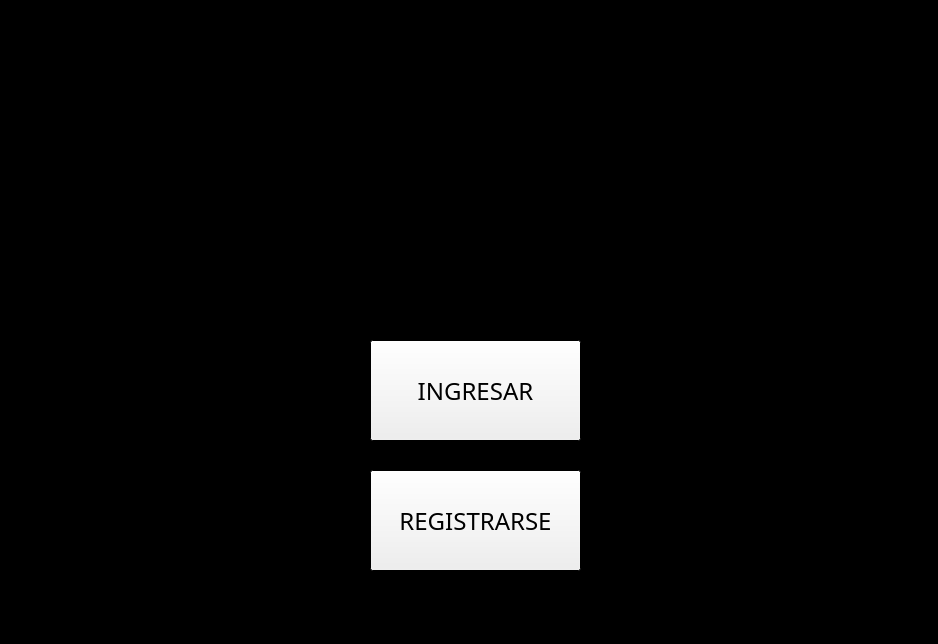
<?xml version="1.0" encoding="UTF-8"?>
<ui version="4.0">
 <class>inicio</class>
 <widget class="QWidget" name="inicio">
  <property name="geometry">
   <rect>
    <x>0</x>
    <y>0</y>
    <width>938</width>
    <height>644</height>
   </rect>
  </property>
  <property name="palette">
   <palette>
    <active>
     <colorrole role="WindowText">
      <brush brushstyle="SolidPattern">
       <color alpha="255">
        <red>0</red>
        <green>0</green>
        <blue>0</blue>
       </color>
      </brush>
     </colorrole>
     <colorrole role="Base">
      <brush brushstyle="SolidPattern">
       <color alpha="255">
        <red>51</red>
        <green>51</green>
        <blue>51</blue>
       </color>
      </brush>
     </colorrole>
     <colorrole role="Window">
      <brush brushstyle="SolidPattern">
       <color alpha="255">
        <red>0</red>
        <green>0</green>
        <blue>0</blue>
       </color>
      </brush>
     </colorrole>
    </active>
    <inactive>
     <colorrole role="WindowText">
      <brush brushstyle="SolidPattern">
       <color alpha="255">
        <red>0</red>
        <green>0</green>
        <blue>0</blue>
       </color>
      </brush>
     </colorrole>
     <colorrole role="Base">
      <brush brushstyle="SolidPattern">
       <color alpha="255">
        <red>51</red>
        <green>51</green>
        <blue>51</blue>
       </color>
      </brush>
     </colorrole>
     <colorrole role="Window">
      <brush brushstyle="SolidPattern">
       <color alpha="255">
        <red>0</red>
        <green>0</green>
        <blue>0</blue>
       </color>
      </brush>
     </colorrole>
    </inactive>
    <disabled>
     <colorrole role="WindowText">
      <brush brushstyle="SolidPattern">
       <color alpha="127">
        <red>255</red>
        <green>255</green>
        <blue>255</blue>
       </color>
      </brush>
     </colorrole>
     <colorrole role="Base">
      <brush brushstyle="SolidPattern">
       <color alpha="255">
        <red>0</red>
        <green>0</green>
        <blue>0</blue>
       </color>
      </brush>
     </colorrole>
     <colorrole role="Window">
      <brush brushstyle="SolidPattern">
       <color alpha="255">
        <red>0</red>
        <green>0</green>
        <blue>0</blue>
       </color>
      </brush>
     </colorrole>
    </disabled>
   </palette>
  </property>
  <property name="windowTitle">
   <string>Form</string>
  </property>
  <widget class="QPushButton" name="registrarse">
   <property name="geometry">
    <rect>
     <x>370</x>
     <y>470</y>
     <width>211</width>
     <height>101</height>
    </rect>
   </property>
   <property name="font">
    <font>
     <family>Playbill</family>
     <pointsize>18</pointsize>
    </font>
   </property>
   <property name="text">
    <string>REGISTRARSE</string>
   </property>
  </widget>
  <widget class="QPushButton" name="registrarse_2">
   <property name="geometry">
    <rect>
     <x>370</x>
     <y>340</y>
     <width>211</width>
     <height>101</height>
    </rect>
   </property>
   <property name="font">
    <font>
     <family>Playbill</family>
     <pointsize>18</pointsize>
    </font>
   </property>
   <property name="text">
    <string>INGRESAR</string>
   </property>
  </widget>
 </widget>
 <resources/>
 <connections/>
</ui>
